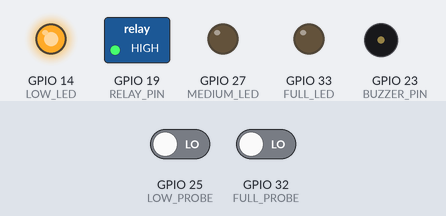
A sketch run on a simulated ESP32. Parts: switched loads named in the sketch (green lamp = pin HIGH), output pins drawn as LEDs (lit = HIGH), buzzer (waves = sounding, pin HIGH). The test bench sets the inputs (shaded band); at power-on: GPIO 32 (FULL_PROBE) LOW, GPIO 25 (LOW_PROBE) LOW. WiFi joins after 1.5 s; servers stay silent unless stated; uploads are accepted with an empty reply; EEPROM starts erased; what the sketch prints to the serial monitor is not drawn.

Above: at 1.5 s.
1.6 s: GPIO 32 (FULL_PROBE) driven HIGH
At 3.2 s:
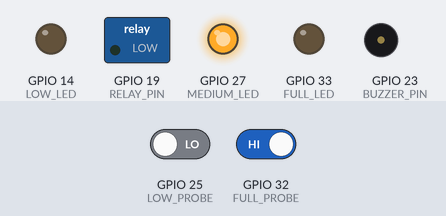
4.3 s: GPIO 32 (FULL_PROBE) driven LOW
At 7.2 s:
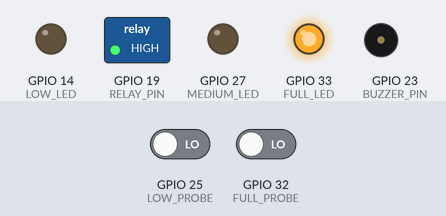
7.3 s: GPIO 32 (FULL_PROBE) driven HIGH
At 10.2 s:
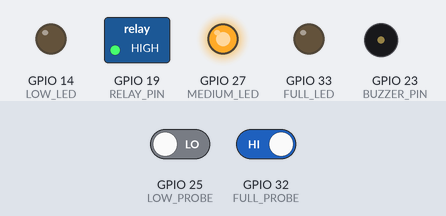
10.3 s: GPIO 25 (LOW_PROBE) driven HIGH
At 13.2 s:
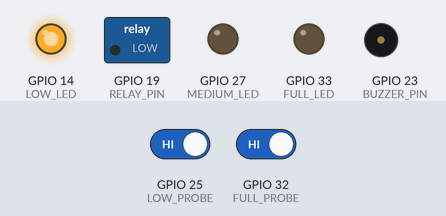
13.3 s: GPIO 25 (LOW_PROBE) driven LOW
At 16.2 s:
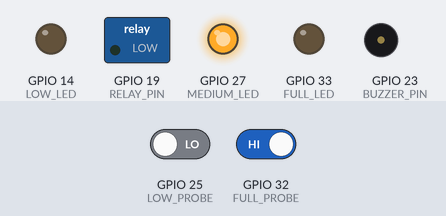
16.3 s: GPIO 25 (LOW_PROBE) driven HIGH and GPIO 32 (FULL_PROBE) driven LOW
At 19.2 s:
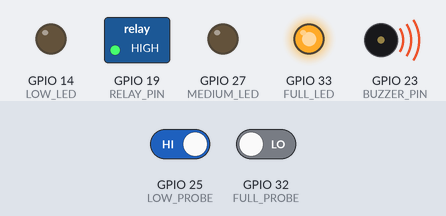
Timing chart, 0 to 20.3 s (numbered marks = the images above; inputs shaded):
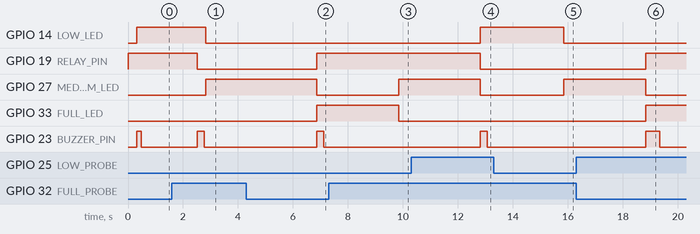

Measured:
- after the input at 1.6 s, GPIO 19 (RELAY_PIN): goes on until 2.5 s, then stays LOW; GPIO 27 (MEDIUM_LED): LOW → HIGH after 1.2 s; GPIO 33 (FULL_LED): stays LOW (without the input it goes to HIGH after 1.2 s); GPIO 23 (BUZZER_PIN): goes on until 2.8 s, then stays LOW
- after the input at 4.3 s, GPIO 19 (RELAY_PIN), GPIO 33 (FULL_LED): LOW → HIGH after 2.6 s; GPIO 27 (MEDIUM_LED): HIGH → LOW after 2.6 s; GPIO 23 (BUZZER_PIN): LOW → HIGH after 2.6 s, → LOW 0.25 s later
- after the input at 7.3 s, GPIO 27 (MEDIUM_LED): LOW → HIGH after 2.5 s; GPIO 33 (FULL_LED): HIGH → LOW after 2.5 s
- after the input at 10.3 s, GPIO 14 (LOW_LED): LOW → HIGH after 2.5 s; GPIO 19 (RELAY_PIN), GPIO 27 (MEDIUM_LED): HIGH → LOW after 2.5 s; GPIO 23 (BUZZER_PIN): LOW → HIGH after 2.5 s, → LOW 0.25 s later
- after the input at 13.3 s, GPIO 14 (LOW_LED): HIGH → LOW after 2.6 s; GPIO 27 (MEDIUM_LED): LOW → HIGH after 2.6 s
- after the input at 16.3 s, GPIO 19 (RELAY_PIN), GPIO 33 (FULL_LED): LOW → HIGH after 2.5 s; GPIO 27 (MEDIUM_LED): HIGH → LOW after 2.5 s; GPIO 23 (BUZZER_PIN): LOW → HIGH after 2.5 s, → LOW 0.52 s later

The sketch:

water_controller.ino
```cpp
/*
 * =========================================================================================
 * AquaSense Pro — Hardened Industrial 3-Probe Smart Water Controller & Telemetry Node
 * Target Hardware: ESP32 Dev Module (WROOM-32)
 *
 * ARCHITECTURAL HARDENING & SAFETY HIGHLIGHTS:
 *   1. LOCAL SAFETY LAYER: Local 15-minute runtime guard, 5-minute dry-run cutoff, and
 *      sensor plausibility verification (fullWet && !lowWet impossible state).
 *   2. FLASH PERSISTENCE: Safety lockout state is latched to non-volatile flash (Preferences)
 *      so motor fault state survives reboots until explicitly cleared by an operator.
 *   3. INDEPENDENT PROBE DEBOUNCE: Low and Full probes are debounced separately (2.5s)
 *      with pulsed pull-ups to minimize electrolytic corrosion on stainless steel probes.
 *   4. NON-BLOCKING NETWORK STACK: Wi-Fi reconnect and telemetry never stall control loops.
 *      HTTP timeout is capped at 2000ms. Local safety & cutoff run continuously every 50ms.
 *   5. DESIRED-STATE LEASE PROTOCOL: Executes remote manual commands with lease expirations;
 *      automatically falls back to local autonomous hysteresis if network is lost.
 *   6. DUAL CORE COMPATIBILITY: Hardware watchdog supports Arduino-ESP32 Core 2.x and 3.x.
 * =========================================================================================
 */

#include <WiFi.h>
#include <HTTPClient.h>
#include <Preferences.h>
#include <esp_task_wdt.h>
#include <esp_system.h>

// =========================================================================================
// 1. HARDWARE CONFIGURATION & PIN DEFINITIONS
// =========================================================================================
// Probes (Pulsed conduction sensing against tank floor GND)
#define FULL_PROBE       32   // Zone Z2: 100% Top cut-off threshold
#define LOW_PROBE        25   // Zone Z1: 50% Nominal / Refill trigger threshold

// Actuators & Indicators
#define RELAY_PIN        19   // Pump relay (GPIO 19)
#define LOW_LED          14   // Low/Critical Empty LED (Active only in Z0)
#define MEDIUM_LED       27   // Nominal Mid LED (GPIO 27; moved off strapping pin GPIO 12)
#define FULL_LED         33   // Full Capacity LED (Active in Z2)
#define BUZZER_PIN       23   // Audio alarm piezo

const bool RELAY_ACTIVE_LOW = true; // Set true for standard active-low 5V relay modules

// =========================================================================================
// 2. NETWORK CREDENTIALS & ENDPOINTS
// =========================================================================================
const char* WIFI_SSID     = "YOUR_WIFI_NAME";
const char* WIFI_PASSWORD = "YOUR_WIFI_PASSWORD";
const char* SERVER_URL    = "http://YOUR_PC_IP:5000/api/water-data";

// Shared secret token (Must match DEVICE_TOKEN in backend .env)
const char* DEVICE_TOKEN  = "AQUASENSE_ESP32_SECURE_TOKEN_2026";

// =========================================================================================
// 3. SAFETY TIMING & LOCAL FAULT CODES
// =========================================================================================
#define WDT_TIMEOUT_SECONDS 8              // Watchdog triggers CPU reset if loop hangs > 8s
#define DEBOUNCE_HOLD_MS    2500           // Probe state must remain stable for 2.5s
const unsigned long SEND_INTERVAL = 5000;  // Telemetry heartbeat transmission interval

// Local hardware safety limits (independent of server availability)
const unsigned long LOCAL_MAX_RUNTIME_MS = 15UL * 60 * 1000; // 15 mins local ceiling
const unsigned long LOCAL_DRY_RUN_MS    =  5UL * 60 * 1000; // 5 mins in Z0 without refill

enum FaultCode : uint8_t {
  FAULT_NONE    = 0,
  FAULT_RUNTIME = 1,
  FAULT_DRY_RUN = 2,
  FAULT_SENSOR  = 3  // Impossible physical state: full probe wet while low is dry
};

// =========================================================================================
// 4. SYSTEM STATE & VOLATILE TRACKERS
// =========================================================================================
Preferences prefs;

bool isPumpActive   = false;
bool isSafetyLocked = false;
FaultCode activeFault = FAULT_NONE;
bool isBootPacket   = true;
bool initialStabilized = false;

// Desired state & remote lease
String remoteMode       = "AUTO";
bool remoteTargetPump   = false;
unsigned long remoteExpiresAt = 0;

// Debounce state for each individual probe
bool rawLowCandidate   = false;
bool rawFullCandidate  = false;
unsigned long lowCandidateStart  = 0;
unsigned long fullCandidateStart = 0;
bool debouncedLowWet   = false;
bool debouncedFullWet  = false;

// Timers
unsigned long pumpOnSince      = 0;
unsigned long bootTimestamp    = 0;
unsigned long lastSendTime     = 0;
unsigned long lastWifiAttempt  = 0;

// Non-blocking buzzer state
unsigned long buzzerOffTime    = 0;

// =========================================================================
// 5. ACTUATOR & ALARM CONTROLS
// =========================================================================
void setPump(bool state) {
  if (state && isSafetyLocked) {
    Serial.println(">> [SAFETY INTERLOCK] Blocked pump ON: Safety lock is engaged!");
    return;
  }

  if (state && !isPumpActive) {
    pumpOnSince = millis();
  }

  isPumpActive = state;
  if (RELAY_ACTIVE_LOW) {
    digitalWrite(RELAY_PIN, state ? LOW : HIGH);
  } else {
    digitalWrite(RELAY_PIN, state ? HIGH : LOW);
  }
}

void triggerBeepNonBlocking(unsigned long durationMs) {
  digitalWrite(BUZZER_PIN, HIGH);
  buzzerOffTime = millis() + durationMs;
}

void updateBuzzer() {
  if (buzzerOffTime > 0 && millis() >= buzzerOffTime) {
    digitalWrite(BUZZER_PIN, LOW);
    buzzerOffTime = 0;
  }
}

// =========================================================================
// 6. PERSISTENT SAFETY FAULT LATCH (FLASH MEMORY)
// =========================================================================
void latchFault(FaultCode code) {
  isSafetyLocked = true;
  activeFault = code;
  setPump(false); // Immediate hardware shut-off

  prefs.begin("aquasense", false);
  prefs.putUChar("fault", (uint8_t)code);
  prefs.end();

  triggerBeepNonBlocking(500);
  Serial.print(">> [LOCAL SAFETY TRIP] Latched fault code: ");
  Serial.println((int)code);
}

void clearSafetyFault() {
  isSafetyLocked = false;
  activeFault = FAULT_NONE;

  prefs.begin("aquasense", false);
  prefs.putUChar("fault", (uint8_t)FAULT_NONE);
  prefs.end();

  triggerBeepNonBlocking(150);
  Serial.println(">> [SAFETY RESET] Safety lock cleared in flash memory and RAM.");
}

// =========================================================================
// 7. SENSING WITH PULSED PULL-UPS (CORROSION RESISTANT)
// =========================================================================
// Pulses internal pull-up only during sampling to prevent galvanic probe corrosion
bool readProbePulsed(int pin) {
  pinMode(pin, INPUT_PULLUP);
  delayMicroseconds(60); // Allow capacitance to charge

  int detections = 0;
  for (int i = 0; i < 5; i++) {
    if (digitalRead(pin) == LOW) detections++;
    delayMicroseconds(200);
  }

  pinMode(pin, INPUT); // Return to high-impedance mode
  return (detections >= 3);
}

void sampleAndDebounceProbes() {
  bool currentRawLow  = readProbePulsed(LOW_PROBE);
  bool currentRawFull = readProbePulsed(FULL_PROBE);
  unsigned long now   = millis();

  // Debounce Low Probe independently
  if (currentRawLow != rawLowCandidate) {
    rawLowCandidate = currentRawLow;
    lowCandidateStart = now;
  }
  if (now - lowCandidateStart >= DEBOUNCE_HOLD_MS) {
    debouncedLowWet = rawLowCandidate;
  }

  // Debounce Full Probe independently
  if (currentRawFull != rawFullCandidate) {
    rawFullCandidate = currentRawFull;
    fullCandidateStart = now;
  }
  if (now - fullCandidateStart >= DEBOUNCE_HOLD_MS) {
    debouncedFullWet = rawFullCandidate;
  }

  if (!initialStabilized && (now - bootTimestamp >= DEBOUNCE_HOLD_MS)) {
    initialStabilized = true;
    Serial.println("[SYSTEM] Initial probe debounce stabilized. Automation armed.");
  }
}

// Compute level integer (0, 50, 100)
int getDebouncedLevel() {
  if (debouncedFullWet) return 100;
  if (debouncedLowWet)  return 50;
  return 0;
}

// =========================================================================
// 8. LOCAL AUTOMATION & SAFETY LOGIC
// =========================================================================
void evaluateLocalSafety() {
  // 1. Plausibility check: Cannot be wet at the top if dry at the bottom!
  if (debouncedFullWet && !debouncedLowWet) {
    if (activeFault != FAULT_SENSOR) {
      latchFault(FAULT_SENSOR);
    }
    return;
  }

  // 2. Continuous runtime guard
  if (isPumpActive) {
    unsigned long runDuration = millis() - pumpOnSince;
    if (runDuration > LOCAL_MAX_RUNTIME_MS) {
      if (activeFault != FAULT_RUNTIME) {
        latchFault(FAULT_RUNTIME);
      }
    } else if (!debouncedLowWet && runDuration > LOCAL_DRY_RUN_MS) {
      if (activeFault != FAULT_DRY_RUN) {
        latchFault(FAULT_DRY_RUN);
      }
    }
  }
}

void processPumpControl() {
  if (isSafetyLocked || !initialStabilized) {
    if (isPumpActive) setPump(false);
    return;
  }

  unsigned long now = millis();
  bool isRemoteLeaseActive = (remoteExpiresAt > now);

  // Check if remote MANUAL mode is active and leased
  if (remoteMode == "MANUAL" && isRemoteLeaseActive) {
    if (remoteTargetPump) {
      if (!debouncedFullWet) {
        setPump(true);
      } else {
        setPump(false); // Local overfill interlock
      }
    } else {
      setPump(false); // Manual stop commanded (does NOT lock safety!)
    }
  } else {
    // Autonomous local hysteresis (AUTO mode or expired lease)
    if (!debouncedLowWet) {
      // Water dropped below Low probe -> Start refill
      if (!isPumpActive) {
        Serial.println("[AUTO] Reservoir below Low probe (Z0). Starting pump.");
        setPump(true);
        triggerBeepNonBlocking(200);
      }
    } else if (debouncedFullWet) {
      // Water reached Full probe -> Cut-off
      if (isPumpActive) {
        Serial.println("[AUTO] Reservoir reached Full probe (Z2). Cut-off engaged.");
        setPump(false);
        triggerBeepNonBlocking(150);
      }
    }
  }
}

void updateLEDs() {
  int level = getDebouncedLevel();
  // Low LED: Active strictly when water is low (Z0)
  digitalWrite(LOW_LED,    (level <= 0)                  ? HIGH : LOW);
  // Medium LED: Active when at nominal mid level (Z1)
  digitalWrite(MEDIUM_LED, (level >= 50 && level < 100)  ? HIGH : LOW);
  // Full LED: Active when at full capacity (Z2)
  digitalWrite(FULL_LED,   (level >= 100)                ? HIGH : LOW);
}

// =========================================================================
// 9. NON-BLOCKING WI-FI & TELEMETRY CLIENT
// =========================================================================
void checkWiFiAsync() {
  if (WiFi.status() == WL_CONNECTED) return;

  unsigned long now = millis();
  if (now - lastWifiAttempt >= 10000) {
    lastWifiAttempt = now;
    Serial.println("[Wi-Fi] Attempting non-blocking connection to SSID...");
    WiFi.begin(WIFI_SSID, WIFI_PASSWORD);
  }
}

void parsePiggybackResponse(const String& json) {
  // 1. Safety reset command from operator
  if (json.indexOf("\"resetSafety\":true") >= 0) {
    if (isSafetyLocked) {
      clearSafetyFault();
    }
  }

  // 2. Remote safety lock directive
  if (json.indexOf("\"safetyLock\":true") >= 0) {
    if (!isSafetyLocked) {
      latchFault(FAULT_RUNTIME);
    }
  }

  // 3. Desired mode and target pump lease
  if (json.indexOf("\"mode\":\"MANUAL\"") >= 0) {
    remoteMode = "MANUAL";
    remoteTargetPump = (json.indexOf("\"targetPump\":true") >= 0);
    remoteExpiresAt = millis() + 15000; // 15-second local lease
  } else if (json.indexOf("\"mode\":\"AUTO\"") >= 0) {
    remoteMode = "AUTO";
  }
}

void transmitTelemetry() {
  if (WiFi.status() != WL_CONNECTED) return;

  HTTPClient http;
  http.setTimeout(2000); // 2000ms max timeout to prevent watchdog starvation
  http.begin(SERVER_URL);
  http.addHeader("Content-Type", "application/json");
  http.addHeader("x-device-token", DEVICE_TOKEN);

  int level = getDebouncedLevel();

  String payload = "{";
  payload += "\"waterLevel\":" + String(level) + ",";
  payload += "\"rawProbes\":{\"lowWet\":" + String(debouncedLowWet ? "true" : "false") + ",\"fullWet\":" + String(debouncedFullWet ? "true" : "false") + "},";
  payload += "\"pump\":" + String(isPumpActive ? "true" : "false") + ",";
  payload += "\"safetyLocked\":" + String(isSafetyLocked ? "true" : "false") + ",";
  payload += "\"faultCode\":" + String((int)activeFault) + ",";
  payload += "\"rssi\":" + String(WiFi.RSSI()) + ",";
  payload += "\"freeHeap\":" + String(ESP.getFreeHeap()) + ",";
  payload += "\"uptime\":" + String((millis() - bootTimestamp) / 1000) + ",";
  payload += "\"resetReason\":" + String((int)esp_reset_reason()) + ",";
  payload += "\"isBoot\":" + String(isBootPacket ? "true" : "false");
  payload += "}";

  int httpCode = http.POST(payload);
  if (httpCode == HTTP_CODE_OK || httpCode == HTTP_CODE_CREATED) {
    String response = http.getString();
    parsePiggybackResponse(response);
    isBootPacket = false;
  } else {
    Serial.print("[HTTP] Telemetry post result: ");
    Serial.println(httpCode);
  }

  http.end();
}

// =========================================================================
// 10. SETUP & MAIN LOOP
// =========================================================================
void setup() {
  bootTimestamp = millis();

  // 1. BOOT-SAFE STATE: Guarantee relay is physically OFF before Wi-Fi or code init
  pinMode(RELAY_PIN, OUTPUT);
  digitalWrite(RELAY_PIN, RELAY_ACTIVE_LOW ? HIGH : LOW);
  isPumpActive = false;

  Serial.begin(115200);
  delay(300);
  Serial.println("\n========================================================");
  Serial.println("  AquaSense Pro — Hardened REP Controller (Boot-Safe)    ");
  Serial.println("========================================================");

  // 2. Read Persistent Fault Lock from Non-Volatile Flash
  prefs.begin("aquasense", false);
  uint8_t storedFault = prefs.getUChar("fault", (uint8_t)FAULT_NONE);
  prefs.end();

  if (storedFault != (uint8_t)FAULT_NONE) {
    isSafetyLocked = true;
    activeFault = (FaultCode)storedFault;
    Serial.print("[WARNING] Restored latched safety lockout from flash. Fault code: ");
    Serial.println((int)storedFault);
  }

  // 3. Initialize Hardware Task Watchdog (Core 2.x & 3.x Dual Compatible)
#if defined(ESP_IDF_VERSION_MAJOR) && (ESP_IDF_VERSION_MAJOR >= 5)
  esp_task_wdt_config_t wdt_config = {
    .timeout_ms = WDT_TIMEOUT_SECONDS * 1000,
    .idle_core_mask = 0,
    .trigger_panic = true
  };
  if (esp_task_wdt_init(&wdt_config) != ESP_OK) {
    esp_task_wdt_reconfigure(&wdt_config);
  }
  esp_task_wdt_add(NULL);
#else
  esp_task_wdt_init(WDT_TIMEOUT_SECONDS, true);
  esp_task_wdt_add(NULL);
#endif
  Serial.println("[SYSTEM] Hardware Task Watchdog initialized (8s timeout).");

  // 4. Configure Pins
  pinMode(FULL_PROBE, INPUT);
  pinMode(LOW_PROBE,  INPUT);
  pinMode(LOW_LED,    OUTPUT);
  pinMode(MEDIUM_LED, OUTPUT);
  pinMode(FULL_LED,   OUTPUT);
  pinMode(BUZZER_PIN, OUTPUT);

  digitalWrite(LOW_LED, LOW);
  digitalWrite(MEDIUM_LED, LOW);
  digitalWrite(FULL_LED, LOW);
  digitalWrite(BUZZER_PIN, LOW);

  triggerBeepNonBlocking(150);

  // 5. Trigger Non-blocking Wi-Fi Begin
  WiFi.mode(WIFI_STA);
  WiFi.begin(WIFI_SSID, WIFI_PASSWORD);
  lastWifiAttempt = millis();
}

void loop() {
  // 1. Hardware Sensing & Debouncing (Every 50ms)
  sampleAndDebounceProbes();

  // 2. Local Safety Checks (Sensor plausibility, dry-run, max runtime)
  evaluateLocalSafety();

  // 3. Actuator & Hysteresis Automation Control
  processPumpControl();

  // 4. LED & Buzzer Status Updates
  updateLEDs();
  updateBuzzer();

  // 5. Non-Blocking Wi-Fi Management
  checkWiFiAsync();

  // 6. Telemetry Dispatch (Event-Driven on Change, or Heartbeat Interval)
  static int lastTransmittedLevel = -1;
  static bool lastTransmittedPump = false;
  int currentLevel = getDebouncedLevel();
  unsigned long now = millis();

  bool stateChanged = (currentLevel != lastTransmittedLevel) || (isPumpActive != lastTransmittedPump);
  if (stateChanged || (now - lastSendTime >= SEND_INTERVAL)) {
    lastTransmittedLevel = currentLevel;
    lastTransmittedPump = isPumpActive;
    lastSendTime = now;
    transmitTelemetry();
  }

  // 7. Feed Hardware Task Watchdog
  esp_task_wdt_reset();

  delay(50); // 50ms fast responsive loop
}
```
